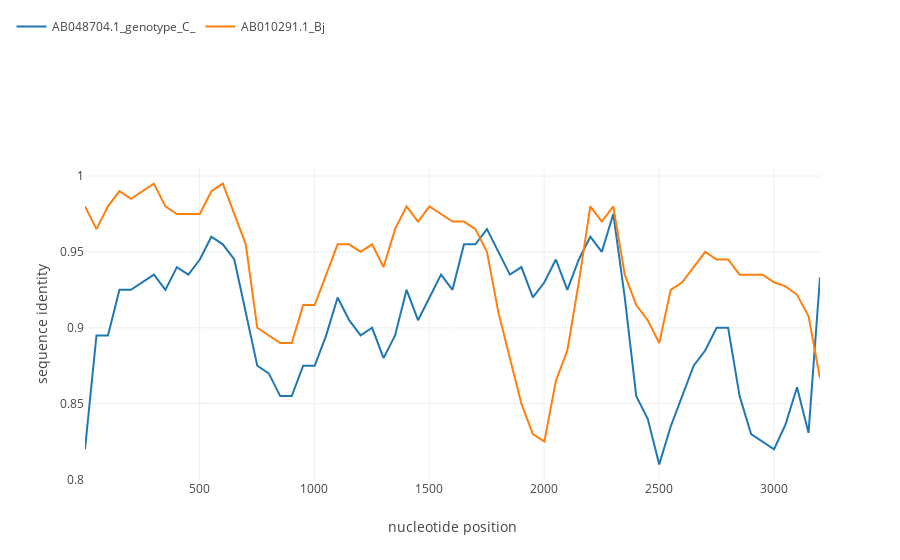

Source (notebook cell):
### Markdown cell above
** and here's more classic way to represent recombination : **
- 'Ba' strain is chosen as a potential recombinant
- the distance of Bj to Ba drops, whereas the distance of C genotype strain remains the same and the overall plot shows typicall crossover which characterizes putative recombination breakpoint

### Code cell
simgen("./data/merged_document.fasta", window=200, shift=50, pot_rec=1)
